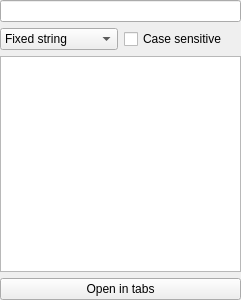
<?xml version="1.0" encoding="UTF-8"?>
<ui version="4.0">
 <class>BookmarksWidget</class>
 <widget class="QWidget" name="BookmarksWidget">
  <property name="geometry">
   <rect>
    <x>0</x>
    <y>0</y>
    <width>241</width>
    <height>300</height>
   </rect>
  </property>
  <property name="windowTitle">
   <string/>
  </property>
  <layout class="QVBoxLayout" name="verticalLayout">
   <property name="margin">
    <number>0</number>
   </property>
   <item>
    <layout class="QVBoxLayout" name="verticalLayout_2">
     <item>
      <widget class="LeechCraft::Util::TagsLineEdit" name="FavoritesFilterLine_"/>
     </item>
     <item>
      <layout class="QHBoxLayout" name="horizontalLayout_2">
       <item>
        <widget class="QComboBox" name="FavoritesFilterType_">
         <item>
          <property name="text">
           <string>Fixed string</string>
          </property>
         </item>
         <item>
          <property name="text">
           <string>Wildcard</string>
          </property>
         </item>
         <item>
          <property name="text">
           <string>Regexp</string>
          </property>
         </item>
         <item>
          <property name="text">
           <string>Tags</string>
          </property>
         </item>
        </widget>
       </item>
       <item>
        <widget class="QCheckBox" name="FavoritesFilterCaseSensitivity_">
         <property name="text">
          <string>Case sensitive</string>
         </property>
         <property name="checked">
          <bool>false</bool>
         </property>
        </widget>
       </item>
      </layout>
     </item>
    </layout>
   </item>
   <item>
    <widget class="LeechCraft::Plugins::Poshuku::FavoritesTreeView" name="FavoritesView_">
     <property name="contextMenuPolicy">
      <enum>Qt::ActionsContextMenu</enum>
     </property>
     <property name="rootIsDecorated">
      <bool>false</bool>
     </property>
     <property name="itemsExpandable">
      <bool>false</bool>
     </property>
     <property name="expandsOnDoubleClick">
      <bool>false</bool>
     </property>
    </widget>
   </item>
   <item>
    <widget class="QPushButton" name="OpenInTabs_">
     <property name="text">
      <string>Open in tabs</string>
     </property>
    </widget>
   </item>
  </layout>
  <action name="ActionEditBookmark_">
   <property name="text">
    <string>Edit bookmark...</string>
   </property>
   <property name="toolTip">
    <string>Edit title and tags</string>
   </property>
  </action>
  <action name="ActionChangeURL_">
   <property name="text">
    <string>Change URL...</string>
   </property>
   <property name="toolTip">
    <string>Change URL of the bookmark</string>
   </property>
  </action>
  <action name="ActionDeleteBookmark_">
   <property name="text">
    <string>Delete bookmark</string>
   </property>
  </action>
 </widget>
 <customwidgets>
  <customwidget>
   <class>LeechCraft::Util::TagsLineEdit</class>
   <extends>QLineEdit</extends>
   <header location="global">plugininterface/tagslineedit.h</header>
  </customwidget>
  <customwidget>
   <class>LeechCraft::Plugins::Poshuku::FavoritesTreeView</class>
   <extends>QTreeView</extends>
   <header>favoritestreeview.h</header>
  </customwidget>
 </customwidgets>
 <resources/>
 <connections/>
</ui>
